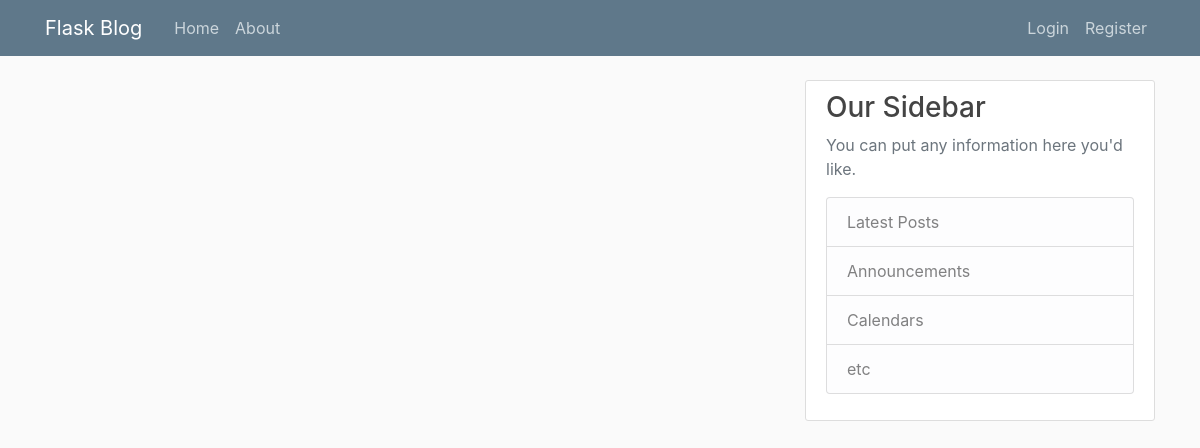
Page /home on the earlier database version.
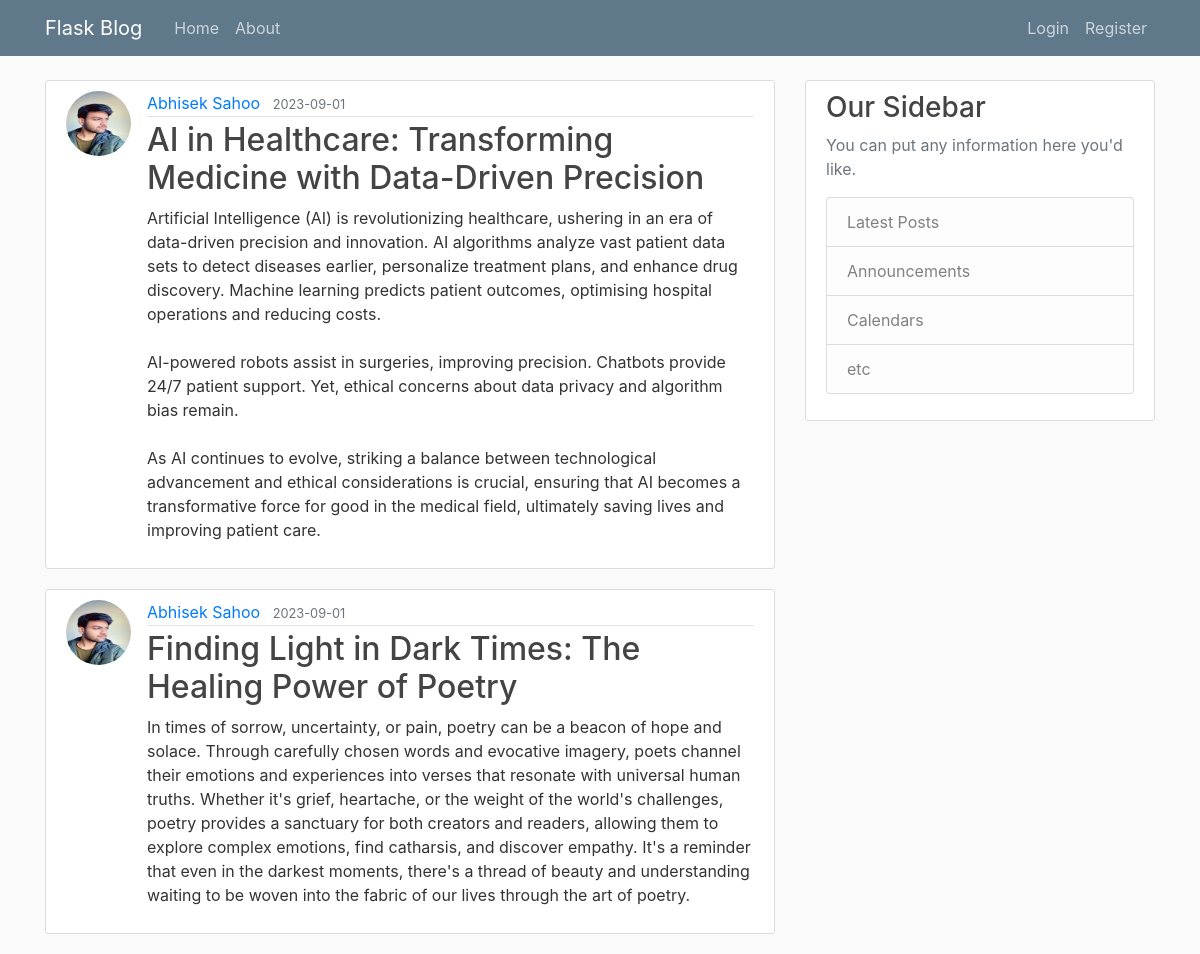
Same page on the later database version.
### flaskblog/models.py (models this page shows, shortened)
class Post(db.Model):
    id = db.Column(db.Integer, primary_key=True)
    title = db.Column(db.String(100), nullable=False)
    date_posted = db.Column(db.DateTime, nullable=False, default=datetime.utcnow)
    content = db.Column(db.Text, nullable=False)
    user_id = db.Column(db.Integer, db.ForeignKey('user.id'), nullable=False)

class User(UserMixin, db.Model):
    id = db.Column(db.Integer, primary_key=True)
    username = db.Column(db.String(20), unique=True, nullable=False)
    email = db.Column(db.String(120), unique=True, nullable=False)
    image_file = db.Column(db.String(20), nullable=False, default='default.jpeg')
    password = db.Column(db.String(60), nullable=False)
    posts = db.relationship('Post', backref='author', lazy=True)

### flaskblog/routes.py (the view)
@app.route("/")
@app.route("/home")
def home():
    page = request.args.get('page', 1, type=int)
    posts = Post.query.order_by(Post.date_posted.desc()).paginate(page=page, per_page=2)
    return render_template('home.html', posts=posts)

### flaskblog/templates/home.html
{% extends "layout.html" %}
{% block content %}
    {% for post in posts %}
        <article class="media content-section">
          <img class="rounded-circle article-img" src="{{ url_for('static', filename='profile_pics/' + post.author.image_file) }}">
          <div class="media-body">
            <div class="article-metadata">
              <a class="mr-2" href="#">{{ post.author.username }}</a>
              <small class="text-muted">{{ post.date_posted.strftime('%Y-%m-%d') }}</small>
            </div>
            <h2><a class="article-title" href="{{ url_for('post', post_id=post.id) }}">{{ post.title }}</a></h2>
            <p class="article-content">{{ post.content }}</p>
          </div>
        </article>
    {% endfor %}
{% endblock content %}

Differences in the rows shown:
added Post: image_file (picture), author.username "Abhisek Sahoo", date_posted "2023-09-01", title "AI in Healthcare: Transforming Medicine with Data-Driven Precision", content "Artificial Intelligence (AI) is revolutionizing healthcare, ushering in an era of data-driven precision and innovation. AI algorithms analyze vast patient data sets to detect diseases earlier, personalize treatment plans, and enhance drug discovery. Machine learning predicts patient outcomes, optimising hospital operations and reducing costs. AI-powered robots assist in surgeries, improving precision. Chatbots provide 24/7 patient support. Yet, ethical concerns about data privacy and algorithm bias remain. As AI continues to evolve, striking a balance between technological advancement and ethical considerations is crucial, ensuring that AI becomes a transformative force for good in the…"
added Post: image_file (picture), author.username "Abhisek Sahoo", date_posted "2023-09-01", title "Finding Light in Dark Times: The Healing Power of Poetry", content "In times of sorrow, uncertainty, or pain, poetry can be a beacon of hope and solace. Through carefully chosen words and evocative imagery, poets channel their emotions and experiences into verses that resonate with universal human truths. Whether it's grief, heartache, or the weight of the world's challenges, poetry provides a sanctuary for both creators and readers, allowing them to explore complex emotions, find catharsis, and discover empathy. It's a reminder that even in the darkest moments, there's a thread of beauty and understanding waiting to be woven into the fabric of our lives through the art of poetry."
